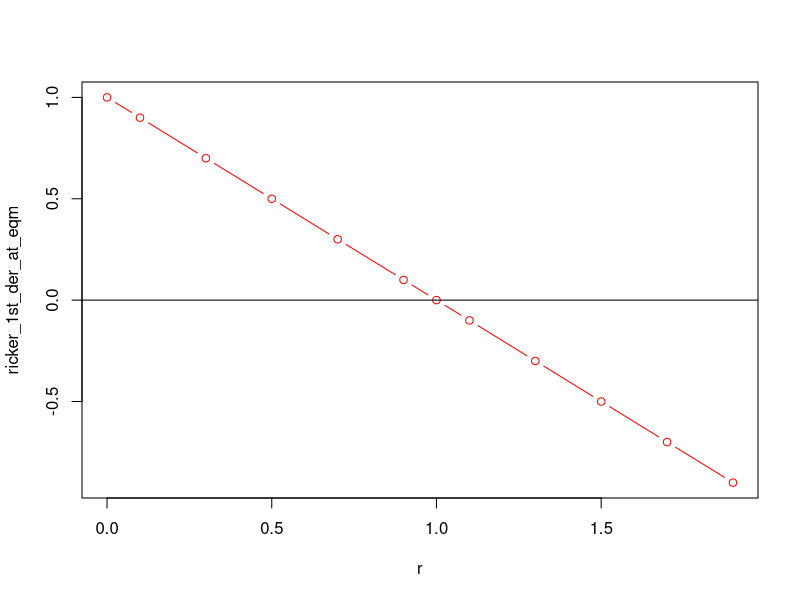
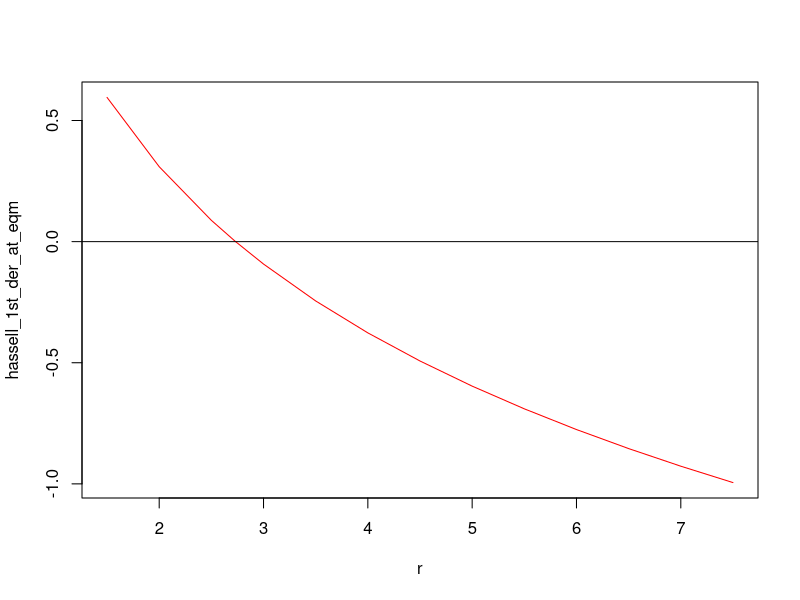
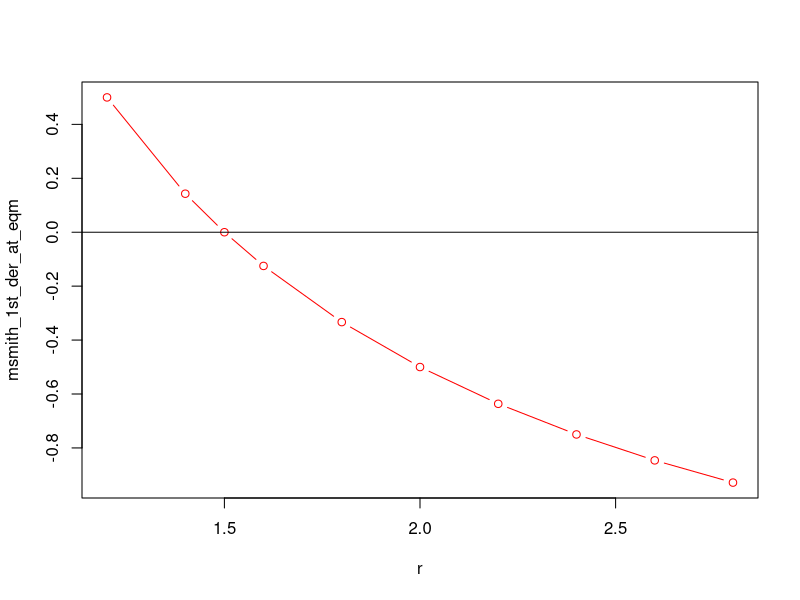

These charts were generated, in order, by the following R code:
# Bifurcation diagram for 1variable model
#                    Ricker model : P(t+1)=P(t)*exp(r(1-(P(t)/K))) # rc=1
#                    Hassell model : P(t+1)=r*P(t)/(1+(a*P(t)))^b  # rc=(b/(b-1))^b
#                    Maynard-smith model : P(t+1)=(r*P(t))/(1+((a*P(t))^b)) # rc=b/(b-1)


fn_d1_eqm<-function(params,model){
  if(model=="ricker"){
    fn<-expression(p*exp(r*(1-(p/K))))
    fn_d1<-D(fn,"p")
    r<-params[1]
    K<-params[2]
    p_e<-K
    res<-eval(fn_d1,list(r=r,K=K,p=p_e))
  }
  
  if(model=="hassell"){
    fn<-expression(r*p/(1+(a*p))^b)
    fn_d1<-D(fn,"p")
    r<-params[1]
    a<-params[2]
    b<-params[3]
    p_e<-((r^(1/b))-1)/a
    res<-eval(fn_d1,list(r=r,a=a,b=b,p=p_e))
  }
  
  if(model=="msmith"){
    fn<-expression((r*p)/(1+((a*p)^b)))
    fn_d1<-D(fn,"p")
    r<-params[1]
    a<-params[2]
    b<-params[3]
    p_e<-((r-1)^(1/b))/a
    res<-eval(fn_d1,list(r=r,a=a,b=b,p=p_e))
  }
  
  return(res)
}


# calling for ricker
rlist<-sort(c(0,seq(from=0.1,to=1.9,by=0.2),1))
K<-50 
res_ricker<-c() 
for(r in rlist){
  ans<-fn_d1_eqm(params=c(r,K),model="ricker")
  res_ricker<-c(res_ricker,ans)
}

plot(rlist,res_ricker,col="red",type="b",xlab="r",ylab="ricker_1st_der_at_eqm")
abline(h=0)

formatC(res_ricker[7],digits = 60, format="f") #formatting upto 60th decimal : eqm point

# calling for hassell
rlist<-c(seq(from=1.5,to=2.5,by=0.5),seq(from=2.731,to=2.732,by=0.00000001),seq(from=3,to=7.5,by=0.5))
a<-0.5
b<-100
res_hassell<-c() 
for(r in rlist){
  ans<-fn_d1_eqm(params=c(r,a,b),model="hassell")
  res_hassell<-c(res_hassell,ans)
}

plot(rlist,res_hassell,col="red",type="l",xlab="r",ylab="hassell_1st_der_at_eqm")
abline(h=0)
rc_numerics<-rlist[which.min(abs(res_hassell-0))]
formatC(rc_numerics,digits = 10, format="f") # compare with rc_analytical

rc_analytical<-(b/(b-1))^b
formatC(rc_analytical,digits = 10, format="f")


# calling for msmith 
a<-1
b<-3
rc_analytical<-(b/(b-1))
rlist<-sort(c(seq(from=1.2,to=2.8,by=0.2),rc_analytical))

res_msmith<-c() 
for(r in rlist){
  ans<-fn_d1_eqm(params=c(r,a,b),model="msmith")
  res_msmith<-c(res_msmith,ans)
}

plot(rlist,res_msmith,col="red",type="b",xlab="r",ylab="msmith_1st_der_at_eqm")
abline(h=0)









